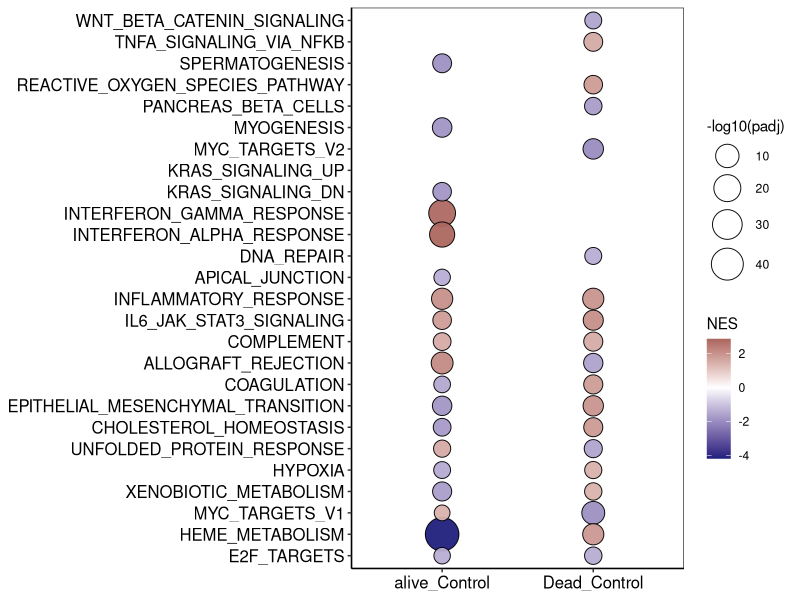

Generate this figure with R:
# Curso: Análise de Dados Ômicos: Fundamentos e Aplicações 
# Aula: Gráfico do hallmark baseado em resultados filtrados - grupos
# Prof. Giuseppe Leite
# giuseppe.gianini@unifesp.br

# Carregar bibliotecas necessárias
library(ggplot2)  # Para visualização de dados
library(scales)   # Para ajustes de escala

# Ler os dados do arquivo "Grupos_combinados.txt" e criar um data frame
data <- read.delim("Grupos_combinados.txt")

# Definir os grupos como um fator com a ordem especificada
data$groups <- factor(data$groups, levels = c("alive_Control", "Dead_Control"))

# Criar o gráfico de dispersão usando ggplot2
p1 <- ggplot(data, aes(x = groups, y = reorder(pathway, NES), size = -log10(padj), groups = groups)) + 
  geom_point(aes(fill = NES), alpha = 0.95, stroke = 0.5, shape = 21, color = "black") +  # Adicionar pontos de dispersão
  scale_fill_gradient2(low = "#20207d", mid = "white", high = "#7d2020", midpoint = 0) +  # Definir paleta de cores para os pontos
  scale_size(range = c(5, 11)) +  # Ajustar o tamanho dos pontos
  scale_y_discrete(labels = label_wrap(45)) +  # Rotular os eixos y com wrap de texto
  theme_bw() +  # Usar tema preto e branco
  theme(
    axis.title = element_blank(),  # Remover títulos dos eixos
    axis.line = element_line(color = 'black'),  # Definir cor das linhas dos eixos
    plot.background = element_blank(),  # Definir fundo do gráfico como vazio
    panel.grid = element_blank(),  # Remover grid
    legend.position = "right",  # Posição da legenda
    axis.text = element_text(size = 12, color = 'black')  # Ajustar tamanho e cor do texto dos eixos
  )

# Exibir o gráfico
p1

# Salvar o gráfico como um arquivo PDF
dev.copy2pdf(file = "hallmark_grupos.pdf", width = 7, height = 6)
dev.off()  # Finalizar o dispositivo gráfico
